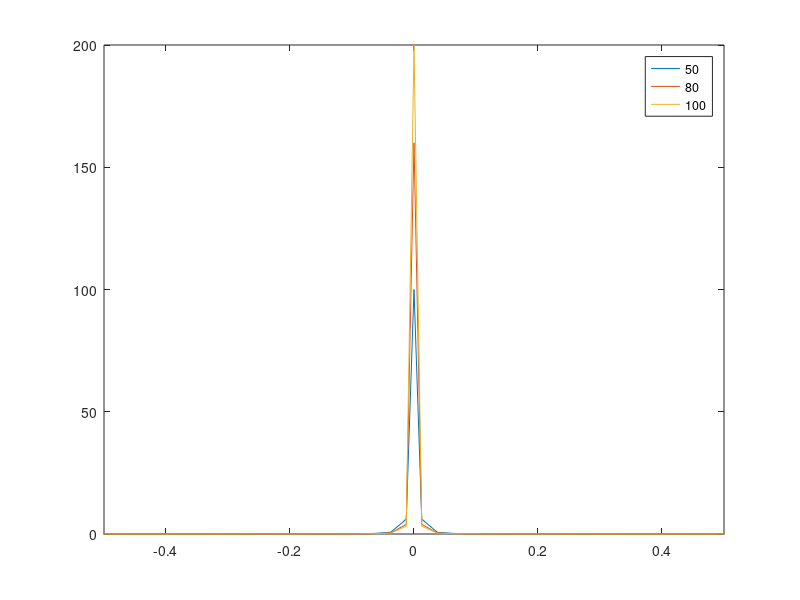
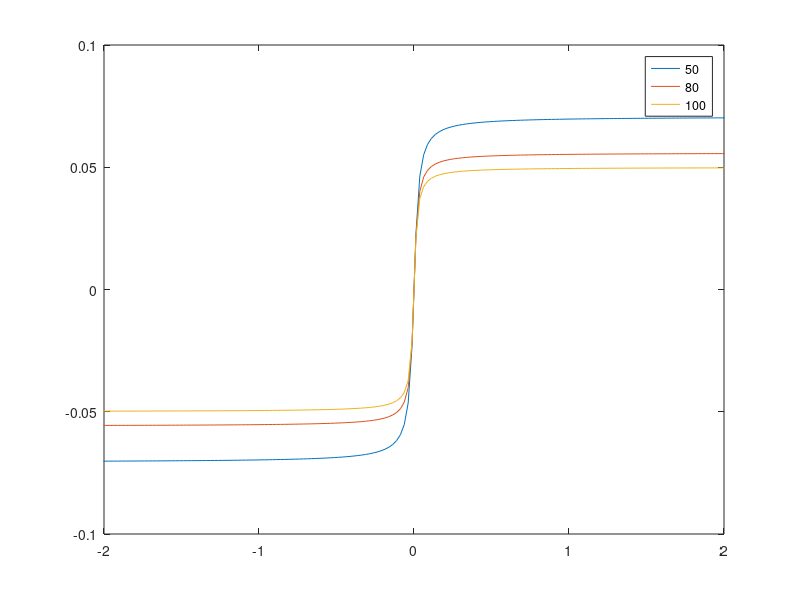

The MATLAB source for these figures, in order:
% % % % IRINA GRIGORESCU
% % % % DATE: 14-Nov-2016
% % % % 
% % % % CHAPTER 11.3.2
% % % % 
% % % % Lorentzian form - Problem 11.10
% % % % 

clear all; close all; clc
addpath ../../helpers

%% 
% Plot the sine and cosine functions
NSIZE = 1000; % points
xLim  =   20; % domain limit x \in(-xLim, xLim)
x     = linspace(-xLim, xLim, NSIZE); % domain of function
dx    = abs(x(2)-x(3));
dk    = 1/(NSIZE*dx);
k     = linspace(-(NSIZE*dk/2), (NSIZE*dk/2), NSIZE); % k-space domain
k(end)= 0;
k     = sort(k);

% k     = linspace(-(NSIZE*dk/2), 0, NSIZE/2); % k-space domain
% k     = [k linspace(abs(dk), NSIZE*dk/2, NSIZE/2)]; % k-space domain

%%
% Create function H(f) and its derivative
% h(t) = e^{-|t|/T2} and H(f) = (2a)/(a^2 + 4 pi^2 f^2), where a=1/T2

T2 = [50 80 100];

Hf = zeros(numel(T2), NSIZE);

for i = 1:numel(T2)
    a = 1/T2(i);
    Hf(i,:) = (2*a)./((a^2) + (4*pi^2).*(k.^2));
end

%%
% Plot Hf

figure,
for i = 1:numel(T2)
    plot(k(1:NSIZE), Hf(i,1:NSIZE))
    hold on
%     plot(k(NSIZE/2+1:end), Hf(i,NSIZE/2+1:end))
%     hold on
end
xlim([-0.5 0.5])
legend(strread(num2str(T2),'%s'));

%% 
% Create the function representing the area under H(f)

T2 = [50 80 100];
Hfint = zeros(numel(T2), NSIZE);

for i = 1:numel(T2)
    a = 1/T2(i);
    Hfint(i,:) = (sqrt(a)/pi) .* atan((2*pi/sqrt(a)).*k);
end

%%
% Plot Hfint

figure,
for i = 1:numel(T2)
    plot(k, Hfint(i,:))
    hold on
end
xlim([-2 2])
legend(strread(num2str(T2),'%s'));









